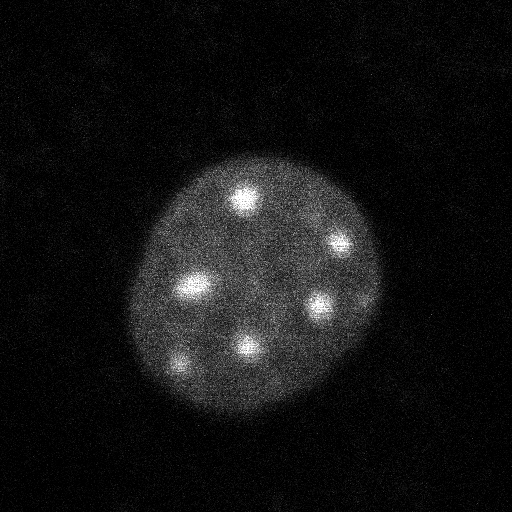
#> input picture example_images/ex3.tif, 512 x 512 px
$ jupyter execute --allow-errors final_actual.ipynb   (shell and % lines are left out)
#> lines starting #> are read from the running program, lines starting #| are printed output that depends on the picture; after the words box and inside, x2 and y2 are one past the last pixel; in counts of white or black regions, pixels touching at a corner belong together
#> further down, im is the input picture: shape (512, 512, 3); min 0, max 255, mean 18.7
### contrast_functions.py
import numpy as np
from skimage import exposure


# [21 lines left out: function min_max_rescale, not called in this run]


def percentile_rescale(image, min_percentile, max_percentile):
    '''
    Description:
    Improves the contrast of the image by rescaling the percentile
    pixel intensity values

    Input:
    image: array
        image to scale
    min_percentile: int or float
        minimum percentile to rescale
    max_percentile: int or float
        maximum percentile to rescale

    Output:
    scaled: numpy ndarray
        scaled version of input image
    '''
    if not isinstance(image, (list, np.ndarray)):
        raise TypeError('image must be a list or numpy array')

    if not isinstance(min_percentile, (int, float)):
        raise TypeError('min_percentile must be an int or float')

    if not isinstance(max_percentile, (int, float)):
        raise TypeError('max_percentile must be an int or float')

    # get image percentiles for rescaling
    percentiles = np.percentile(image, (min_percentile, max_percentile))

    # Rescale pixel intensity by percentile
    # in_range are pixels in range to be scaled
    # pixels out of range are scaled to min or max
    # out_range uint8 specifies output will be between 0 and 255
    scaled = exposure.rescale_intensity(image,
                                        in_range=tuple(percentiles),
                                        out_range=np.uint8)

    return scaled

### function_workflows/final_actual.ipynb
[cell 1]
import os
import sys
import cv2 as cv
import numpy as np
import time
import matplotlib.pyplot as plt
from scipy import ndimage as ndi
from skimage import color, data, exposure, filters, morphology, restoration
from skimage.measure import shannon_entropy
from scipy.spatial import distance as sc_distance
from skimage.feature import peak_local_max, canny
from skimage.segmentation import watershed
import torch
import torchvision.ops.boxes as bops
src_path = os.path.abspath(os.path.join(os.path.abspath(''), '../'))
sys.path.append(src_path)
import blob_class as bc
import blob_detection as bd
import contrast_functions as cf
import param_output as po

[cell 2]
def rescale_image(image, min_pixel=0.35, max_pixel=99.65):
    # Calculate the minimum and maximum pixel intensities for rescaling
#> called with min_pixel = 0.35, max_pixel = 99.65
    percentile_0 = np.percentile(image, min_pixel)
#> percentile_0 = 0
    percentile_100 = np.percentile(image, max_pixel)
#> percentile_100 = 221

    # Rescale the image
    rescaled_image = np.clip(image, percentile_0, percentile_100)
    rescaled_image = ((rescaled_image - percentile_0) / (percentile_100 - percentile_0)) * 255
    rescaled_image = rescaled_image.astype(np.uint8)

    return rescaled_image

[cell 3]
def estimate_noise(image):
    """
    Estimate the noise of an image using the MAD method
    """
    # Convert the image to grayscale if it's RGB
    if len(image.shape) == 3:
        image = color.rgb2gray(image)

    # Median filter the image
    med = ndi.median_filter(image, 5)

    # Calculate the absolute difference between the original image and the median image
    mad = np.mean(np.abs(image - med))
#> mad = 101.4

    return mad

def denoise_image(image, threshold):
    """
    De-noise the image using non-local means, altering h parameter until noise is below threshold.
    """
    # Initial h value
    h = 0.1
    # Increment h value
    increment = 0.1

    # Measure the noise
    noise = estimate_noise(image)
#> noise = 101.4

    # Return the original image if the noise is already less than the threshold
    if noise < threshold:
        return image

    while noise > threshold:
        denoised = restoration.denoise_nl_means(image, h=h, fast_mode=True)
        noise = estimate_noise(denoised)
        h += increment
#> this loop made 1 pass
#> (mad in estimate_noise, noise, h) on pass 1: (0.00169, 0.00169, 0.2)
#> after the loop, h = 0.2

    return denoised

[cell 4]
def enhance_contrast(image, method='histogram_eq'):
    """
    Enhance the contrast of the image.
    Parameters:
    - image : The input image.
    - method: The contrast enhancing method, can be 'histogram_eq', 'adaptive_histogram_eq', 'contrast_stretching', 'log_transform', 'power_law_transform', 'sigmoid_correction', 'clahe'
    Returns:
    - The contrast enhanced image.
    """

    # Convert image to uint8, necessary for some methods
    image = cv.normalize(image, None, 0, 255, cv.NORM_MINMAX, dtype=cv.CV_8U)

    if method == 'histogram_eq':
        return cv.equalizeHist(image)
    elif method == 'adaptive_histogram_eq':
        return exposure.equalize_adapthist(image, clip_limit=0.03)
    elif method == 'contrast_stretching':
        p2, p98 = np.percentile(image, (2, 98))
        return exposure.rescale_intensity(image, in_range=(p2, p98))
    elif method == 'log_transform':
        c = 255 / np.log(1 + np.max(image))
        log_image = c * (np.log(image + 1))
        return np.array(log_image, dtype=np.uint8)
    elif method == 'power_law_transform':
        gamma = 0.5  # Gamma < 1 decreases the influence of high intensity values
        return np.array(255*(image / 255) ** gamma, dtype = 'uint8')
    elif method == 'sigmoid_correction':
        return exposure.adjust_sigmoid(image)
    elif method == 'clahe':
        clahe = cv.createCLAHE(clipLimit=2.0, tileGridSize=(8,8))
        return clahe.apply(image)
    else:
        print("Invalid contrast enhancement method. Choose either 'histogram_eq', 'adaptive_histogram_eq', 'contrast_stretching', 'log_transform', 'power_law_transform', 'sigmoid_correction', or 'clahe'.")
        return image

[cell 5]
# [63 lines left out: function blob_nuclei, not called in this run]

def crop_nuclei(image, min_percent_area=10):
    """
    Crops the image to a bounding box of the largest contour

    Parameters
    ----------
    image : image matrix
        input image

    min_percent_area : int or float
        Minimum percent of image area to be considered
        an actual contour to crop

    Returns
    -------
    cropped_image: image matrix
        Image cropped to the bounding box of the largest contour
    """

    im = rescale_image(image)

    # Convert the image to grayscale if it's not already
    if len(im.shape) == 3 and im.shape[2] == 3:  # Check for 3 channels (RGB)
        im_gray = cv.cvtColor(im, cv.COLOR_BGR2GRAY)
    else:
        im_gray = im.copy()

    im_blur = denoise_image(im_gray, threshold = 0.005)
    im_blur = rescale_image(im_blur)

    # find edges in the image
    edges = filters.sobel(im_blur)
    edges = cf.percentile_rescale(edges, 0.35, 99.65)
#> in percentile_rescale, `percentiles = np.percentile(image, (min_percentile, max_percentile))`: percentiles = [0, 0.116]
#> in percentile_rescale, `scaled = exposure.rescale_intensity(image, in_range=tuple(percentiles)..`:
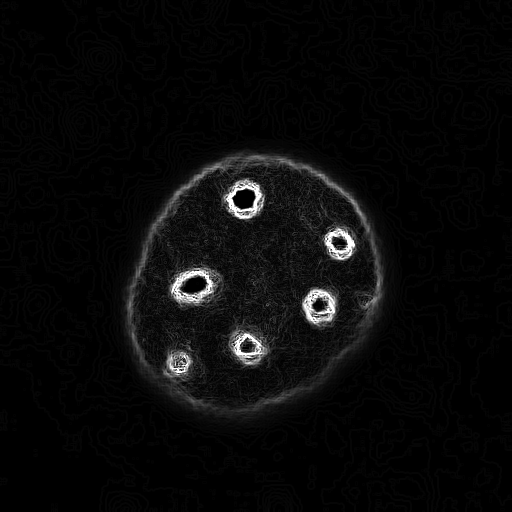
#> scaled: shape (512, 512); min 0, max 255, mean 9.5

    # make binary image
    thresh = filters.threshold_li(edges)
#> thresh = 16.46
    _ , im_binary = cv.threshold(edges, thresh, 255, cv.THRESH_BINARY)
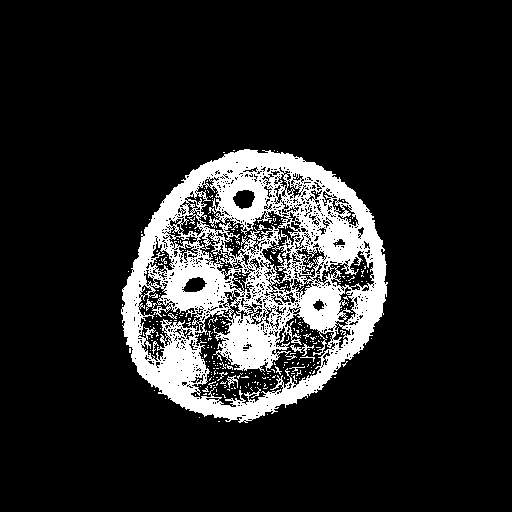
#> im_binary: shape (512, 512); 13.8% white; 321 white regions (309 under 20 px)

    # find and sort contours by area - largest first
    contours, _ = cv.findContours(im_binary, cv.RETR_EXTERNAL, cv.CHAIN_APPROX_NONE)
#> contours = 19 contours, 18 with area under 20; largest, box (x1, y1, x2, y2) and area: (121, 149, 388, 423) 53898
    contours = sorted(contours, key=cv.contourArea, reverse=True)

    # find min_area
    shape = im_gray.shape
    ax1 = shape[0] * min_percent_area / 100
    ax2 = shape[1] * min_percent_area / 100
    min_area = ax1 * ax2

    # Crop to bounding box of each contour that is above the min_area
    cropped_images = []
    nuclei_contours = []
    for cont in contours:
        if cv.contourArea(cont) > min_area:
            x, y, w, h = cv.boundingRect(cont)
            cropped = im[y:y+h, x:x+w]
            cropped_images.append(cropped)
            nuclei_contours.append(cont)
        else:
            # break as next blob would be smaller
            break
#> this loop made 2 passes
#> (x, y, w, h) on pass 1: (121, 149, 267, 274)
#> after the loop, cropped_images = 1 item; nuclei_contours = 1 contour; box (x1, y1, x2, y2) and area: (121, 149, 388, 423) 53898

    return cropped_images, nuclei_contours

[cell 6]
def maxima_filter(contour, local_maxima):

    if len(local_maxima) == 0:
        return None, None
    # points is list of booleans
    # True in each index that maxima is inside contour
    points = np.array([cv.pointPolygonTest(np.array(contour),
                                           (int(maxima[0]), int(maxima[1])),
                                           False)
                       for maxima in local_maxima])

    if np.sum(points == 1) >= 1:  # if maxima found
        idxs = np.where(points == 1)  # points are true
        maxima = np.array(local_maxima)[idxs]
        return maxima, idxs[0]

    # return None if no maxima found
    return None, None

# [64 lines left out: function get_contours, not called in this run]

def get_contours2(image, min_length=5, thresh_min=50, thresh_max=255, thresh_step=10, maxima_thresh = 127, thresh_diff_limit=30):
    im = image.copy()
    all_maxima = {}
    all_contours = {}
    all_contours_list = []

    # Step 1: Gather all maxima and contours at different thresholds
    for thresh in range(thresh_max, thresh_min - thresh_diff_limit, -thresh_step):
        _, im_binary = cv.threshold(im, thresh, 255, cv.THRESH_BINARY)
        contours, _ = cv.findContours(im_binary, cv.RETR_CCOMP, cv.CHAIN_APPROX_NONE)
        maxima_at_thresh = []
        contours_at_thresh = []
        for contour in contours:
            if len(contour) >= min_length:
                maxima = tuple(np.mean(contour, axis=0)[0].astype(int))
                maxima_at_thresh.append(maxima)
                contours_at_thresh.append(contour)
                all_contours_list.append(contour)
        all_maxima[thresh] = maxima_at_thresh
        all_contours[thresh] = contours_at_thresh

    # Step 2: Filter maxima based on overlap criteria
    filtered_maxima = []
    for thresh_high in range(thresh_max, max(maxima_thresh, thresh_min), -thresh_step):
        maxima_at_high_thresh = all_maxima[thresh_high]
        maxima_considered = filtered_maxima + maxima_at_high_thresh
        contours_at_low_thresh = all_contours.get(thresh_high - thresh_diff_limit, [])
        for contour_low in contours_at_low_thresh:
            maxima_in_contour_low, idxs = maxima_filter(contour_low, maxima_considered)
            if maxima_in_contour_low is not None:
                if len(maxima_in_contour_low) == 1:
                    filtered_maxima.append(tuple(maxima_in_contour_low[0]))
                else:
                    # check if any of the maxima already in filtered_maxima
                    maxima_in_filtered = any([tuple(maxima_in_contour_low[i]) in filtered_maxima
                                              for i in range(len(maxima_in_contour_low))])
                    # if no maxima already in filtered_maxima, append first to list (doesn't matter which maxima, just need one)
                    if not maxima_in_filtered:
                        filtered_maxima.append(tuple(maxima_in_contour_low[0]))


    return all_contours_list, filtered_maxima

[cell 7]
def organize_contours(contours, coords):
    """
    Should probably change segmentation parameters, segments
    too easily with more maxima
    """
    # sort by area - smallest first
    cnts_area = [cv.contourArea(cnt) for cnt in contours]
    cnts_rank = np.argsort(np.array(cnts_area))
    contours = np.array(contours, dtype=object)[cnts_rank]

    # initalize empty list that will hold contours
    contour_list = [[] for pt in coords]

    # initalize list that contains index of points in contour_list
    unique_points = [[i] for i in range(len(coords))]

    # for each original contour found
    for contour in contours:
        maxima, idxs = maxima_filter(contour, coords)
        if idxs is not None:

            # if contour contains one maxima, append to idx in list
            if len(idxs) == 1:
                contour_list[idxs[0]].append(contour)

    return contour_list

[cell 8]
def best_contours(contours, edges):

    # initalize list for best contours
    best_conts = []

    for i in range(len(contours)):
        if len(contours[i]) == 1:
            best_conts.append(contours[i][0])

        elif len(contours[i]) > 1:
            # find means of each contour for each maxima
            mean_list = []
            for cont in contours[i]:
                pts = np.array([[pt[0][1], pt[0][0]] for pt in cont])
                edge_mean = np.mean(edges[tuple(pts.T)])
                mean_list.append(edge_mean)

            # append contour with highest edge_mean to best_conts list
            max_idx = np.argmax(mean_list)
            best_conts.append(contours[i][max_idx])

    return best_conts

# [58 lines left out: function best_contours2, not called in this run]

[cell 9]
### May need to include nucleus as blob - find contour from im_blur
### nuc_blob = bc.Blob(nuc_blur.cv_contour, nuc_fill)
### Maybe need to sharpen blurred image

im = cv.imread('../example_images/ex3.tif')
#im = rescale_image(im)
ims, nuc_conts = crop_nuclei(im) # get first/largest cropped nuclei
#> ims = 1 item; nuc_conts has the same summary as nuclei_contours in crop_nuclei
im = ims[0]
im_gray = cv.cvtColor(im, cv.COLOR_BGR2GRAY)
#> im_gray: shape (274, 267)
im_blur = denoise_image(im_gray, threshold = 0.005) #typically 0.005
#> in estimate_noise (call 3), `med = ndi.median_filter(image, 5)`:
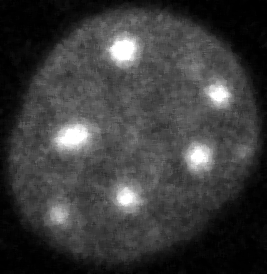
#> med: shape (274, 267); min 0, max 255, mean 59.4
#> in estimate_noise (call 3), `mad = np.mean(np.abs(image - med))`: mad = 118.9
#> the loop in denoise_image (call 2), `while noise > threshold:` made 2 passes
#> (mad in estimate_noise, noise, h) on passes 1 to 2: (0.00544, 0.00544, 0.2), (0.00155, 0.00155, 0.3)
im_blur = rescale_image(im_blur)
# maybe remove im_cont?
im_cont = enhance_contrast(im_blur, method='sigmoid_correction')
edges = filters.sobel(im_cont) # typically im_cont but im_blur may be better
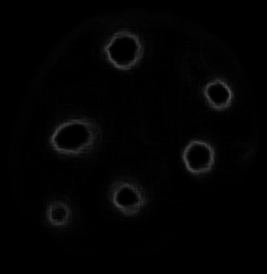
#> edges: shape (274, 267) float64; min 0, max 0.325, mean 0.0126
edges = rescale_image(edges)

fig = plt.figure(figsize = (14,5))
fig.add_subplot(1, 4, 1)
plt.imshow(im, cmap = "gray")
fig.add_subplot(1, 4, 2)
plt.imshow(im_blur, cmap = "gray")
fig.add_subplot(1, 4, 3)
plt.imshow(im_cont, cmap='gray')
fig.add_subplot(1, 4, 4)
plt.imshow(edges, cmap='gray')

[cell 10]
#contours, maxima = get_contours(im_cont, thresh_min=50, thresh_step=10, thresh_compare=20)
contours, maxima = get_contours2(im_blur, min_length=5, thresh_min=50, thresh_step=5, maxima_thresh=100, thresh_diff_limit=40)
#> after the loop in get_contours2, `for thresh in range(thresh_max, thresh_min - thresh_diff_limit, -thres..`:
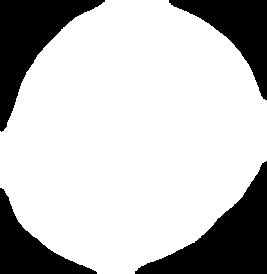
#> im_binary: shape (274, 267); 75.4% white; 4 black regions
#> after the loop in get_contours2, `for thresh in range(thresh_max, thresh_min - thresh_diff_limit, -thres..`: all_contours = 49 items; all_contours_list = 246 contours, 48 with area under 20; largest, box (x1, y1, x2, y2) and area: (0, 0, 267, 274) 54806, (0, 0, 267, 273) 52893, (1, 0, 267, 267) 51168, (6, 4, 267, 264) 49562, (7, 6, 261, 262) 48330; all_maxima = 49 items
#> the loop in get_contours2, `for thresh_high in range(thresh_max, max(maxima_thresh, thresh_min), -..` made 31 passes
#> maxima_at_high_thresh on passes 4, 6, 7: [(198, 156), (196, 152), (72, 135), (220, 93), (123, 49)], [(126, 197), (198, 155), (72, 135), (218, 94), (122, 49)], [(125, 197), (198, 155), (72, 135), (218, 93), (123, 49)]
#> after the loop in get_contours2, `for thresh_high in range(thresh_max, max(maxima_thresh, thresh_min), -..`: filtered_maxima = [(73, 135), (122, 49), (198, 156), (220, 93), (125, 198), (58, 215)]
#> contours has the same summary as all_contours_list in get_contours2; maxima has the same summary as filtered_maxima in get_contours2

im_maxima = im.copy()
for coordinate in maxima:
    cv.circle(im_maxima, (coordinate), 2, (255,0,0), 2)
#> this loop made 6 passes
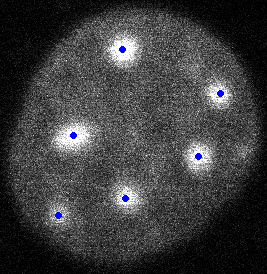
#> im_maxima: shape (274, 267, 3); mean B, G, R 61.6, 60.9, 60.9

im_contour = im.copy()
cv.drawContours(im_contour, contours, -1, (0,255,0), 2)

_, im_binary = cv.threshold(im_cont, 100, 255, cv.THRESH_BINARY)
#> im_binary: shape (274, 267); 6.9% white; 6 white regions, box (x1, y1, x2, y2) and area: (51, 116, 100, 155) 1332, (104, 30, 144, 69) 1132, (111, 180, 144, 213) 797, (183, 141, 214, 174) 766, (203, 78, 232, 109) 658, (49, 202, 71, 225) 362

fig = plt.figure(figsize = (14,5))
fig.add_subplot(1, 4, 1)
plt.imshow(im_maxima, cmap = "gray")
fig.add_subplot(1, 4, 2)
plt.imshow(im_contour, cmap = "gray")
fig.add_subplot(1, 4, 3)
plt.imshow(im_binary, cmap='gray')
#fig.add_subplot(1, 4, 4)

#plt.imshow(edges, cmap='gray')

[cell 11]
contours, maxima = get_contours2(im_cont, min_length=5, thresh_min=50, thresh_step=5, maxima_thresh=100, thresh_diff_limit=40)
#> call 2 of get_contours2, with min_length = 5, thresh_min = 50, thresh_max = 255, thresh_step = 5, maxima_thresh = 100, thresh_diff_limit = 40
#> after the loop in get_contours2 (call 2), `for thresh in range(thresh_max, thresh_min - thresh_diff_limit, -thres..`:
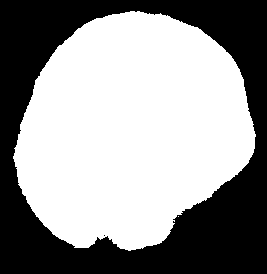
#> im_binary: shape (274, 267); 58.5% white; 2 black regions (1 under 20 px)
#> after the loop in get_contours2 (call 2), `for thresh in range(thresh_max, thresh_min - thresh_diff_limit, -thres..`: all_contours_list = 324 contours, 62 with area under 20; largest, box (x1, y1, x2, y2) and area: (13, 11, 256, 251) 42444, (16, 13, 254, 244) 38979, (20, 15, 253, 238) 35030, (28, 16, 252, 234) 30485, (38, 17, 251, 231) 27611
#> the loop in get_contours2 (call 2), `for thresh_high in range(thresh_max, max(maxima_thresh, thresh_min), -..` made 31 passes
#> maxima_considered on pass 2: [(125, 197), (198, 155), (72, 136), (218, 94), (122, 49)]

org_contours = organize_contours(contours, maxima)

cnts_best = best_contours(org_contours, edges)
#> the loop in best_contours, `for i in range(len(contours)):` made 6 passes

#blobs_final = [bc.Blob(cnt, im_blur) for cnt in cnts_best]

cont_im = im.copy()
cv.drawContours(cont_im, contours, -1, (0,255,0), 2)
for coordinate in maxima:
    cv.circle(cont_im, (coordinate), 2, (255,0,0), 2)
#> this loop made 6 passes
#> coordinate on passes 1 to 6: (125, 197), (198, 155), (72, 136), (218, 94), (122, 49), (58, 215)
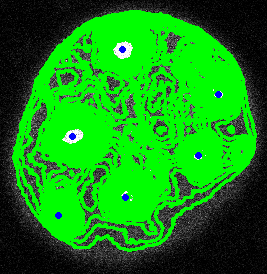
#> cont_im: shape (274, 267, 3); mean B, G, R 17.3, 139.1, 16.5
#cv.imwrite("ex_all_cnts_maxima.jpg", cont_im)

cont_im4 = im.copy()
for contours in org_contours:
    cv.drawContours(cont_im4, contours, -1, (0,255,0), 2)
#> this loop made 6 passes
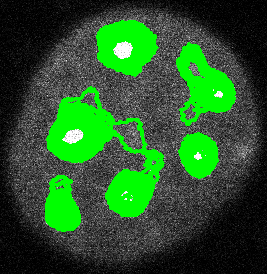
#> cont_im4: shape (274, 267, 3); mean B, G, R 39.6, 86.5, 39.6
#cv.imwrite("ex_all_seg_cnts.jpg", cont_im4)

cont_im2 = im.copy()
cv.drawContours(cont_im2, cnts_best, -1, (0,255,0), 2)
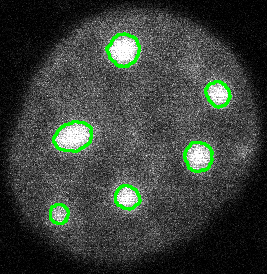
#> cont_im2: shape (274, 267, 3); mean B, G, R 58, 64.2, 58
# [8 lines of commented-out code are left out]

fig = plt.figure(figsize = (14,7))
fig.add_subplot(1, 4, 1)
plt.imshow(cont_im, cmap = "gray")
fig.add_subplot(1, 4, 2)
plt.imshow(cont_im4, cmap = "gray")
fig.add_subplot(1, 4, 3)
plt.imshow(cont_im2, cmap = "gray")
#fig.add_subplot(1, 4, 4)
#plt.imshow(bd.blob_im(im, blobs_final), cmap='gray')
#plt.show()

[cell 12]
import numpy as np
import cv2
from sklearn.cluster import KMeans

# [96 lines left out: functions coordinates_to_marker_image, segment_and_separate_blobs, not called in this run]

# Read the image
im = cv.imread('../example_images/ex3.tif')
im = crop_nuclei(im)[0] # get first/largest cropped nuclei
#> the loop in crop_nuclei (call 2), `for cont in contours:` made 2 passes
#> (the rest of this cell did not finish here and is left out)

[cell 13]
# [122 lines left out: functions best_contours2, watershed_using_best_contours, not called in this run]


contours, maxima = get_contours2(im_blur, min_length=5, thresh_min=50, thresh_step=5, maxima_thresh=100, thresh_diff_limit=40)

org_contours = organize_contours(contours, maxima)

#> (the rest of this cell did not finish here and is left out)

[cell 14]
im_cont.shape
